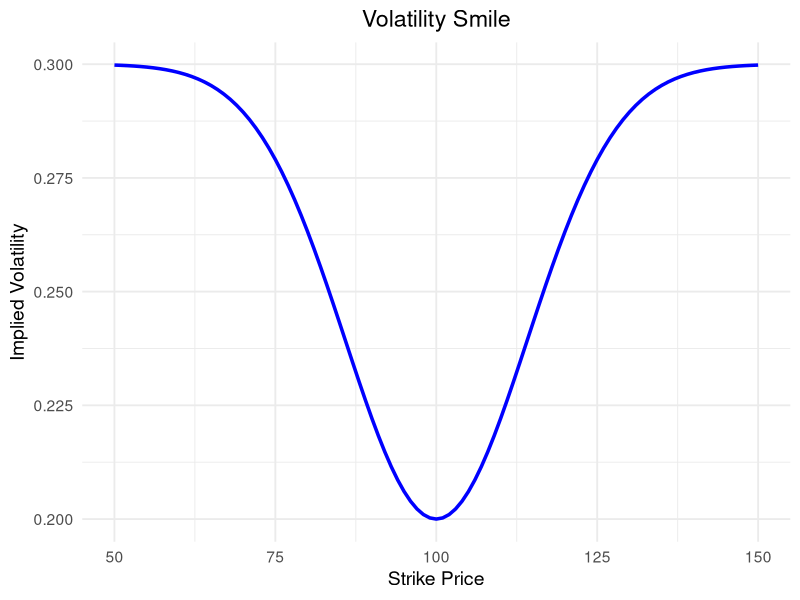

The R source for this figure:
library(ggplot2)

# Strike-priser
K <- seq(50, 150, by = 1)

# Simuleret volatility smile
implied_vols <- 0.2 + 0.1 * (1 - exp(-((K - 100)^2) / (2 * 200)))

df <- data.frame(Strike = K, ImpliedVolatility = implied_vols)
ggplot(df, aes(x = Strike, y = ImpliedVolatility)) +
  geom_line(color = "blue", size = 1.2) +
  theme_minimal(base_size = 14) +
  labs(title = "Volatility Smile",
       x = "Strike Price",
       y = "Implied Volatility") +
  theme(plot.title = element_text(hjust = 0.5))

